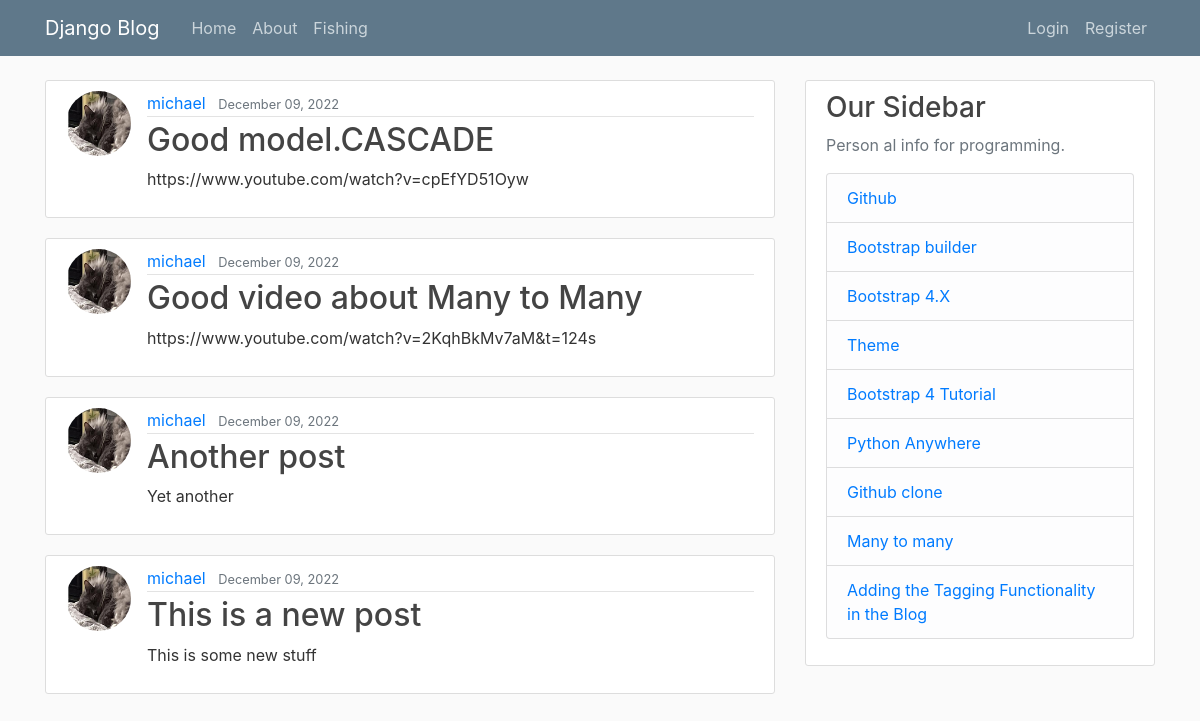
/blog/, run on an earlier commit of the app's database.
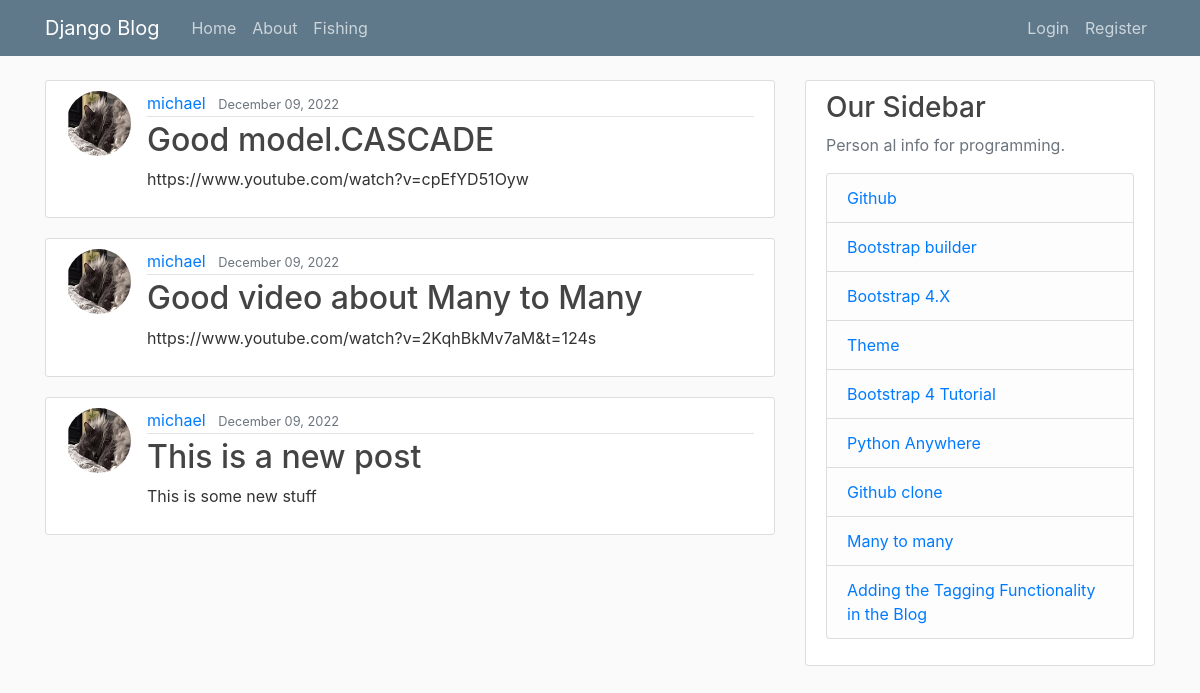
And on a later commit of the database.
### blog/models.py (models this page shows, shortened)
class Post(models.Model):
    title = models.CharField(max_length=100)
    content = models.TextField()
    date_posted = models.DateTimeField(default=timezone.now)
    author = models.ForeignKey(User, on_delete=models.CASCADE)

### users/models.py (models this page shows, shortened)
class Profile(models.Model):
    user = models.OneToOneField(User, on_delete=models.CASCADE)
    image = models.ImageField(default='default.jpg', upload_to='profile_pics')

### blog/views.py (the view)
# urls.py: path('', PostListView.as_view(), name='blog-home'),
class PostListView(ListView):
    model = Post
    template_name = 'blog/home.html'  # <app>/<model>_<viewtype>.html
    context_object_name = 'posts'
    ordering = ['-date_posted']
    paginate_by = 5

### blog/templates/blog/home.html (shortened to what this page needs)
{% extends "blog/base.html" %}
{% block content %}
    {% for post in posts %}
        <article class="media content-section">
          <img class="rounded-circle article-img" src="{{ post.author.profile.image.url }}">
          <div class="media-body">
            <div class="article-metadata">
              <a class="mr-2" href="{% url 'user-posts' post.author.username %}">{{ post.author }}</a>
              <small class="text-muted">{{ post.date_posted|date:"F d, Y" }}</small>
            </div>
            <h2><a class="article-title" href="{% url 'post-detail' post.id %}">{{ post.title }}</a></h2>
            <p class="article-content">{{ post.content }}</p>
          </div>
        </article>
    {% endfor %}
{% endblock content %}

What changed in the data, as far as the page shows it:
removed Post: author.profile.image (placeholder picture), author "michael", date_posted "December 09, 2022", title "Another post", content "Yet another"
